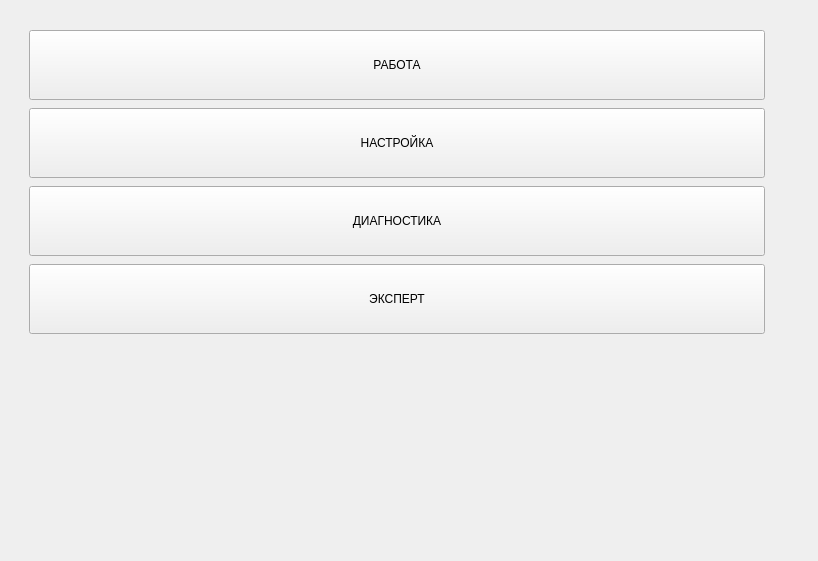
           <widget class="QWidget" name="mainMenu">
            <layout class="QVBoxLayout" name="verticalLayout_3">
             <property name="spacing">
              <number>8</number>
             </property>
             <property name="leftMargin">
              <number>29</number>
             </property>
             <property name="topMargin">
              <number>30</number>
             </property>
             <property name="rightMargin">
              <number>53</number>
             </property>
             <property name="bottomMargin">
              <number>0</number>
             </property>
             <item>
              <widget class="wButtonStyled" name="bWork">
               <property name="sizePolicy">
                <sizepolicy hsizetype="Preferred" vsizetype="Preferred">
                 <horstretch>0</horstretch>
                 <verstretch>0</verstretch>
                </sizepolicy>
               </property>
               <property name="minimumSize">
                <size>
                 <width>736</width>
                 <height>70</height>
                </size>
               </property>
               <property name="focusPolicy">
                <enum>Qt::StrongFocus</enum>
               </property>
               <property name="text">
                <string>РАБОТА</string>
               </property>
              </widget>
             </item>
             <item>
              <widget class="wButtonStyled" name="bSettings">
               <property name="sizePolicy">
                <sizepolicy hsizetype="Preferred" vsizetype="Preferred">
                 <horstretch>0</horstretch>
                 <verstretch>0</verstretch>
                </sizepolicy>
               </property>
               <property name="minimumSize">
                <size>
                 <width>736</width>
                 <height>70</height>
                </size>
               </property>
               <property name="text">
                <string>НАСТРОЙКА</string>
               </property>
              </widget>
             </item>
             <item>
              <widget class="wButtonStyled" name="bDiagnost">
               <property name="sizePolicy">
                <sizepolicy hsizetype="Preferred" vsizetype="Preferred">
                 <horstretch>0</horstretch>
                 <verstretch>0</verstretch>
                </sizepolicy>
               </property>
               <property name="minimumSize">
                <size>
                 <width>736</width>
                 <height>70</height>
                </size>
               </property>
               <property name="text">
                <string>ДИАГНОСТИКА</string>
               </property>
              </widget>
             </item>
             <item>
              <widget class="wButtonStyled" name="bExpert">
               <property name="sizePolicy">
                <sizepolicy hsizetype="Preferred" vsizetype="Preferred">
                 <horstretch>0</horstretch>
                 <verstretch>0</verstretch>
                </sizepolicy>
               </property>
               <property name="minimumSize">
                <size>
                 <width>736</width>
                 <height>70</height>
                </size>
               </property>
               <property name="text">
                <string>ЭКСПЕРТ</string>
               </property>
              </widget>
             </item>
             <item>
              <spacer name="verticalSpacer_2">
               <property name="orientation">
                <enum>Qt::Vertical</enum>
               </property>
               <property name="sizeHint" stdset="0">
                <size>
                 <width>20</width>
                 <height>227</height>
                </size>
               </property>
              </spacer>
             </item>
            </layout>
           </widget>
